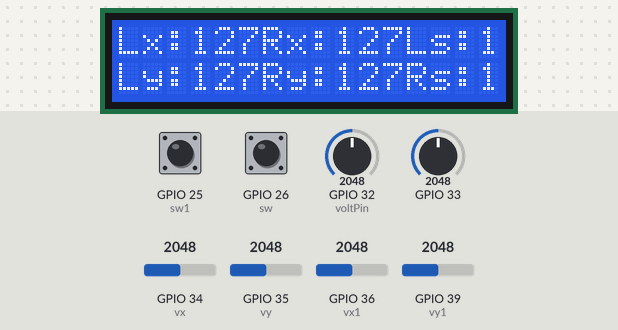
Simulated run of this sketch. Board: ESP32. Shown: 16×2 character LCD. The inputs (shaded band) are chosen by the test bench; at power-on: GPIO 34 (vx) = 2048, GPIO 35 (vy) = 2048, GPIO 36 (vx1) = 2048, GPIO 39 (vy1) = 2048, GPIO 25 (sw1) HIGH, GPIO 26 (sw) HIGH, GPIO 32 (voltPin) = 2048, GPIO 33 = 2048. WiFi joins after 1.5 s; servers stay silent unless stated; network time is answered at once with the bench clock; the local clock reads 2024-03-15 10:24:30 at power-on unless the sketch sets it; storage starts empty; random numbers use the default seed unless the sketch sets one; no radio packets arrive unless stated; what the sketch prints to the serial monitor is not drawn.

Above: at 20.4 s.
20.5 s: GPIO 34 (vx) set to 2866
At 21.5 s:
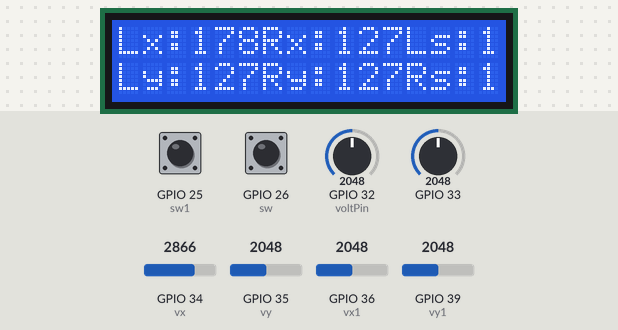
22.1 s: GPIO 35 (vy) set to 2866
At 22.6 s:
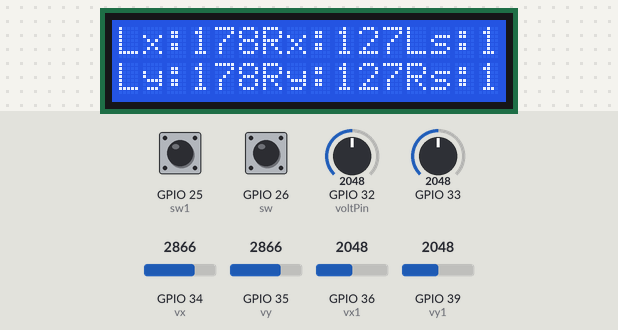
23.7 s: GPIO 36 (vx1) set to 2866
At 25.0 s:
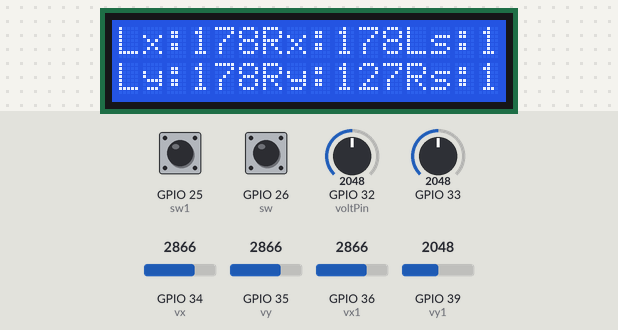
26.7 s: GPIO 39 (vy1) set to 2866
At 27.5 s:
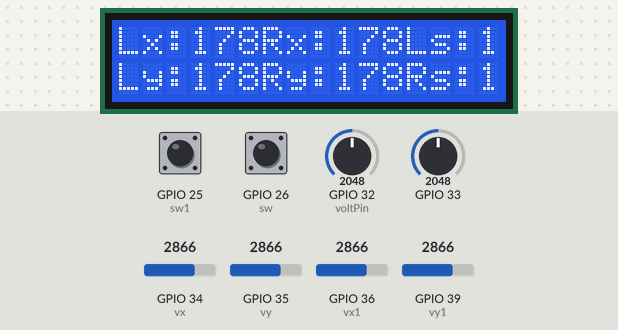
28.3 s: GPIO 25 (sw1) pulled LOW for 0.15 s
At 28.47 s:
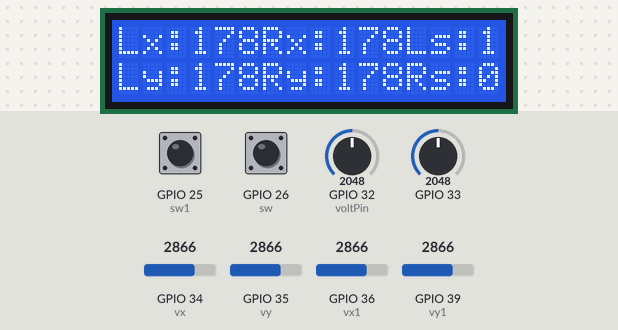
30.0 s: GPIO 26 (sw) pulled LOW for 0.15 s
At 30.19 s:
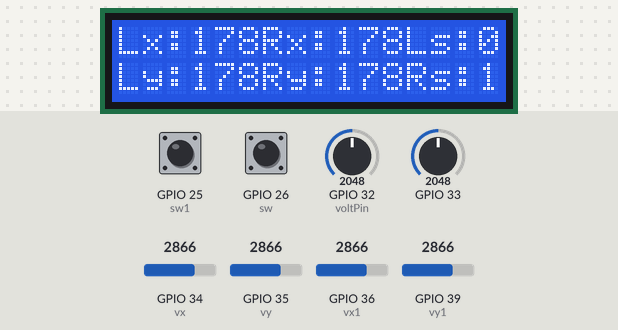
Timing chart, 0 to 32.8 s (numbered marks = the images above; inputs shaded):
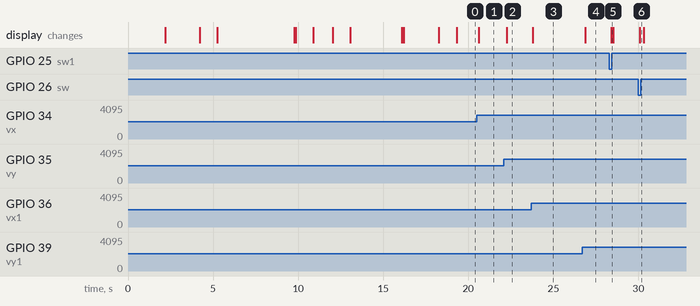

The sketch:

SuperloopDroneController.ino
```cpp
#include "FS.h"
#include "SD.h"
#include "SPI.h"
#include <Wire.h>
#include <WiFi.h>
#include <RH_ASK.h>
#include <WiFiUdp.h>
#include <NTPClient.h>
#include <LiquidCrystal_I2C.h>

#define vx 34//left controller
#define vy 35
#define sw 26
#define vx1 36//right controller
#define vy1 39
#define sw1 25
#define eeSize 1
#define rx 5
#define tx 13
#define voltPin 32

const char *ssid = "Faiba4G";
const char  *password = "Lexus570";

float ref_voltage = 5.0;
float adc_voltage = 0.0;
float in_voltage = 0.0;
float R1 = 30000.0;
float R2 = 7500.0;
float curr = 0.0;

int adc_value = 0;
int vxVal = 0;
int vyVal = 0;
int vx1Val = 0;
int vy1Val = 0;
int id = 0;
int eval;
long cardSize;
bool swVal;
bool sw1Val;
bool activate = false;
String dataToLog = "";
String pathTxt = "";
String card = "";

WiFiUDP ntpUDP;
NTPClient timeClient(ntpUDP, "pool.ntp.org", 3600, 60000);
RH_ASK rf_driver(2000, rx, tx, 0);
LiquidCrystal_I2C lcd(0x27, 16, 2);

String randomGen() {
  randomSeed(analogRead(27));
  eval = random(300);
  Serial.println("Name Generated");
  return String(eval);
}
void lcdPrint(String txt, int col, int row, bool clr, int delTime = 0, bool var = false) {
  if (clr) {
    lcd.clear();
  }
  lcd.setCursor(col, row);
  lcd.print("   ");
  lcd.setCursor(col, row);
  lcd.print(txt);
  delay(delTime);
}
void lcdBegin() {
  lcd.init();
  lcd.begin(16, 2);
  lcd.backlight();
  lcd.clear();
  lcdPrint("Drone Controller", 0, 0, true, 0);
  lcdPrint("Setting up...", 0, 1, false, 2000);
  lcdPrint("LCD ON", 0, 0, true, 2000);
  Serial.println("LCD initalised");
}
void pinInit() {
  pinMode(sw, INPUT_PULLUP);
  pinMode(sw1, INPUT_PULLUP);
  Serial.println("Pin Initialised");
}
void controls() {
  vxVal = map(analogRead(vx), 0, 4095, 0, 255);
  vyVal = map(analogRead(vy), 0, 4095, 0, 255);
  vx1Val = map(analogRead(vx1), 0, 4095, 0, 255);
  vy1Val = map(analogRead(vy1), 0, 4095, 0, 255);
  swVal = digitalRead(sw);
  sw1Val = digitalRead(sw1);
  lcdPrint(String(vxVal), 3, 0, false);
  lcdPrint(String(vyVal), 3, 1, false );
  lcdPrint(String(vx1Val), 9, 0, false);
  lcdPrint(String(vy1Val), 9, 1, false);
  lcdPrint(String(swVal), 15, 0, false);
  lcdPrint(String(sw1Val), 15, 1, false);
}
void sdCardMount() {
  if (!SD.begin(5)) {
    Serial.println("Card Mount Failed");
    Serial.println("Restarting system");
    lcdPrint("Card Mount Fail", 0, 0, true, 2000);
    lcdPrint("Restarting ...", 0, 1, false, 1000);
    ESP.restart();
    activate = false;
  }
  Serial.println("SD card Mounted");
  activate = true;
  uint8_t cardType = SD.cardType();
  if (cardType == CARD_NONE) {
    Serial.println("No SD card attached");
    lcdPrint("No SD card", 0, 0, true, 1000);
    return;
  }
  Serial.print("SD Card Type: ");
  if (cardType == CARD_MMC) {
    card = "MMC";
    Serial.println("MMC");
  } else if (cardType == CARD_SD) {
    card = "SDSC";
    Serial.println("SDSC");
  } else if (cardType == CARD_SDHC) {
    card = "SDHC";
    Serial.println("SDHC");
  } else {
    card = "UNKNOWN";
    Serial.println("UNKNOWN");
  }
  lcdPrint("SD Type: " + card, 0, 0, true, 1000);
  cardSize = SD.cardSize() / (1024 * 1024);
  lcdPrint("SD size: " + String(cardSize) + String("MB"), 0, 1, false, 3000);
  Serial.printf("SD Card Size: %luMB\n", cardSize);
}
void writeFile(fs::FS &fs, const char * path, const char * message) {
  Serial.printf("Writing file: %s\n", path);
  lcdPrint("File Path :", 0, 0, true, 1000);
  lcdPrint(pathTxt, 0, 1, false, 3000);
  File file = fs.open(path, FILE_WRITE);
  if (!file) {
    Serial.println("Failed to open file for writing");
    return;
  }
  if (file.print(message)) {
    Serial.println("File written");
  } else {
    Serial.println("Write failed");
  }
  file.close();
}
void appendFile(fs::FS &fs, const char * path, const char * message) {
  Serial.printf("Appending to file: %s\n", path);
  File file = fs.open(path, FILE_APPEND);
  if (!file) {
    Serial.println("Failed to open file for appending");
    return;
  }
  if (file.print(message)) {
    Serial.println("Message appended");
  } else {
    Serial.println("Append failed");
  }
  file.close();
}
void dataLog() {
  long tm = millis();
  dataToLog = String(id++) + "\t" + String(getTime()) + "\t" + String(in_voltage) + "\t" + String(curr) + "\t" + String(vxVal) + "\t" + String(vyVal) + "\t" + String(vx1Val) + "\t" + String(vy1Val) + "\t" + String(swVal) + "\t" + String(sw1Val) + "\t\r\n";
  appendFile(SD, pathTxt.c_str(), dataToLog.c_str());
}
void sendData() {
  String toSend = String(vxVal) + "," + String(vyVal) + "," + String(vx1Val) + "," + String(vy1Val) + "," + String(swVal) + "," + String(sw1Val);
  const char *msg = toSend.c_str();
  rf_driver.send((uint8_t *)msg, strlen(msg));
  rf_driver.waitPacketSent();
}
void vSense() {
  adc_value = analogRead(32);
  adc_voltage  = (adc_value * ref_voltage) / 4096.0;
  in_voltage = (adc_voltage / (R2 / (R1 + R2))) * 0.6667;
  Serial.print("The voltage is: ");
  Serial.println(in_voltage);
}
void currSense() {
  unsigned int x = 0;
  float AcsValue = 0.0, Samples = 0.0, AvgAcs = 0.0, AcsValueF = 0.0;
  for (int x = 0; x < 5; x++) {
    AcsValue = analogRead(33);
    Samples = Samples + AcsValue;
    delay (3);
  }
  AvgAcs = Samples / 150.0; //Taking Average of Samples
  curr = (2.5 - (AvgAcs * (3.3 / 4096.0)) ) / 0.185;
  Serial.print("The current is: ");
  Serial.println(curr);
}
String getTime() {
  timeClient.update();
  String formattedTime = timeClient.getFormattedTime();
  Serial.print("The time is: ");
  Serial.println(formattedTime);
  return formattedTime;
}
String getDate() {
  timeClient.update();
  String formattedDate = timeClient.getFormattedDate();
  Serial.print("The date is: ");
  Serial.println(formattedDate.substring(0, formattedDate.indexOf("T")));
  return formattedDate.substring(0, formattedDate.indexOf("T"));
}
void setup()
{
  Serial.begin(115200);
  lcdBegin();
  pinInit();
  rf_driver.init();
  sdCardMount();
  WiFi.begin(ssid, password);
  while (WiFi.status() != WL_CONNECTED) {
    delay(500);
    Serial.print(".");
  }
  Serial.println("WIFI connected");
  lcdPrint("Wifi connected", 0, 0, true, 100);
  lcdPrint(ssid, 0, 1, false, 1000);
  timeClient.begin();
  timeClient.setTimeOffset(10800);
  lcdPrint("File Path", 0, 0, true, 100);
  lcdPrint(pathTxt, 0, 1, false, 1000);
  pathTxt = ("/" + String("data") + String(randomGen()) + String(".txt"));
  String flightTxt = String("Controller On.\nInitialized tests and completed successfully.\nMission details..........\n")
                     + "\tLCD Okay\n\tFilename >>>" + String(pathTxt) + "\n\tPins initialised Okay\n\tTransceiver Transmission Okay\n\tSD card Mounted Successfully. Type:"
                     + String(card) + "; Size:+" + String(cardSize) + "MB;\n\tConnected to Wifi >>>" + String(ssid) + " on " + String(getDate()) + " at " + String(getTime())
                     + " successfully\n\tGround Station System execution begins now\n\r\r\nId\tTime\t\tVoltage\tCurrent\tMemory\tLx\tLy\tRx\tRy\tLs\tRs\n"
                     + "...................................................................................................................................\n";
  delay(10);
  writeFile(SD, pathTxt.c_str(), flightTxt.c_str());
  lcdPrint("SD card write...", 0, 0, true, 100);
  lcdPrint("Successful", 0, 1, false, 2000);
  lcdPrint("Lx:", 0, 0, true);
  lcdPrint("Ly:", 0, 1, false);
  lcdPrint("Rx:", 6, 0, false);
  lcdPrint("Ry:", 6, 1, false);
  lcdPrint("Ls:", 12, 0, false);
  lcdPrint("Rs:", 12, 1, false);
  delay(1000);
}
void loop()
{
  getTime();
  vSense();
  currSense();
  controls();
  dataLog();
  sendData();
}
```

Measured:
- after the input at 22.1 s, the display: changes after 0.17 s (image 2)
- after the input at 23.7 s, the display: changes after 0.10 s (image 3)
- after the input at 26.7 s, the display: changes after 0.17 s (image 4)
- after the input at 28.3 s, the display: changes after 0.11 s (image 5)
- after the input at 30.0 s, the display: changes after 0.07 s (image 6)
